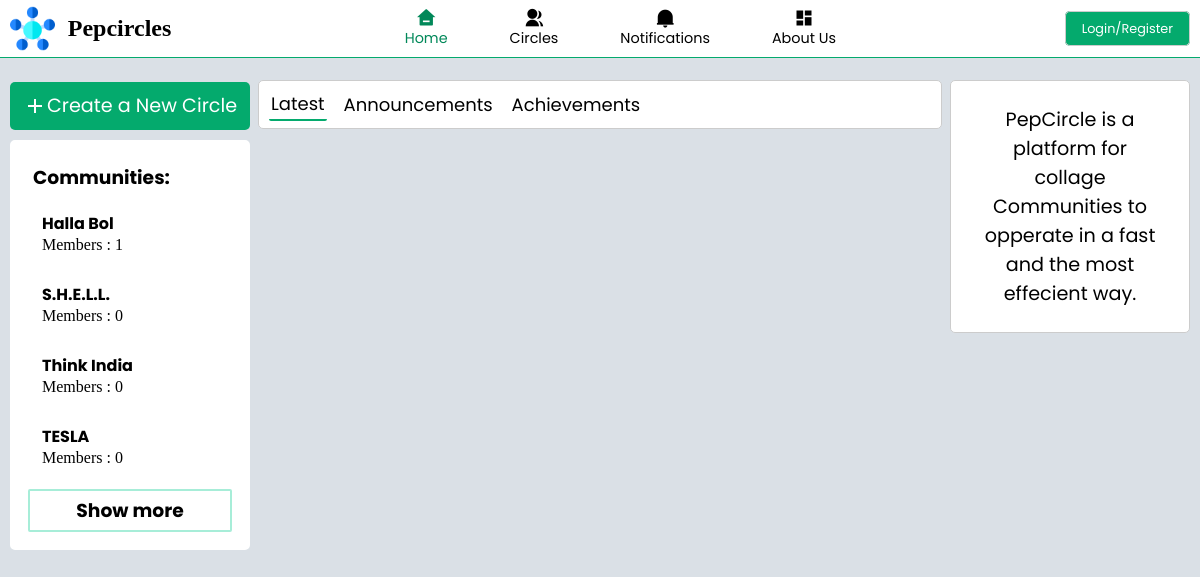
Before: / with the older database file.
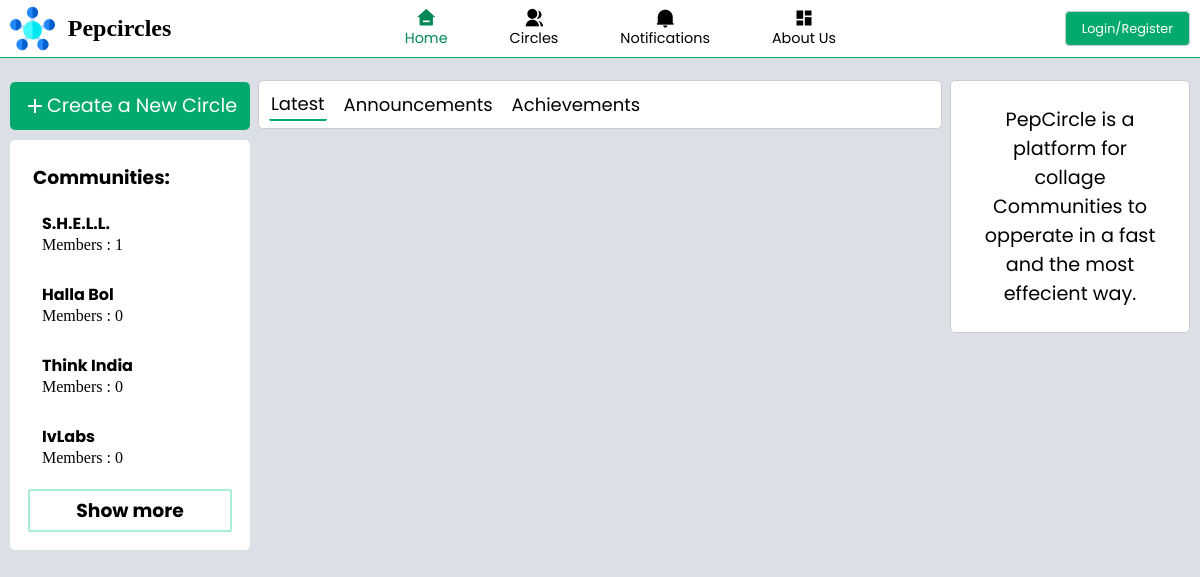
After: the same page with the newer database file.
### tables this page shows
CREATE TABLE `staticcircleinfo` (
  `circleId` int(11) NOT NULL,
  `circleName` char(250) NOT NULL,
  `circleLogo` varchar(3000) NOT NULL,
  `circleDiscription` varchar(5000) NOT NULL,
  `circleBanner` varchar(3000) NOT NULL DEFAULT 'low_poly_banner_design_1711.jpg',
  `circleStatus` int(11) NOT NULL,
  `collegeId` int(11) NOT NULL,
  `followerCount` int(11) NOT NULL
);

### index.php (the view, shortened to what this page needs)
<?php
include "pages/back/database_connection.php";
?>
<!DOCTYPE html>
<html lang="en">
<head>
    <link rel="stylesheet" href="/collageCommunity/css/index.css">
</head>
<body>
    <?php
    include "pages/navbar.php";
    ?>
    <div class="main">
        <div class="comm_bar">
            <div class="create">
                <a href="pages/create_comm.php" id="comm">
                    <div><i class="ri-add-line"></i>
                        <p>Create a New Circle</p>
                    </div>
                </a>
            </div>
            <?php
            if (isset($_SESSION['login_status']) && $_SESSION['login_status'] == 'logged_in') {
            ?>
            <div class="sub_comm_bar">
                <h3 class="head">Communities:</h3>
                <ul>
                    <?php
                    if (mysqli_num_rows($res) > 0) {
                        while ($row = mysqli_fetch_assoc($res)) {
                    ?>
                            <li>
                                <a href="pages/community_page.php?commid=<?php echo $row['circleId'] ?>">
                                    <h3><?php echo $row['circleName']; ?></h3>
                                    <p>Members : <?php echo $row['followerCount']; ?></p>
                                </a>
                            </li>
                    <?php
                        }
                    }
                    ?>
                </ul>
                <div class="show_more">
                    <h3 class="head"><a href="pages/circles.php">Show more</a></h3>
                </div>
            </div>
            <?php }else{
            ?>
            <div class="sub_comm_bar">
                <h3 class="head">Communities:</h3>
                <ul>
                    <?php
                    $new_sql = "SELECT * FROM staticcircleinfo ORDER BY followerCount DESC LIMIT 4";
                    $new_res = mysqli_query($conn, $new_sql);
                    if (mysqli_num_rows($new_res) > 0) {
                        while ($row = mysqli_fetch_assoc($new_res)) {
                    ?>
                            <li>
                                <a href="pages/community_page.php?commid=<?php echo $row['circleId'] ?>">
                                    <h3><?php echo $row['circleName']; ?></h3>
                                    <p>Members : <?php echo $row['followerCount']; ?></p>
                                </a>
                            </li>
                    <?php
                        }
                    }
                    ?>
                </ul>
                <div class="show_more">
                    <h3 class="head"><a href="pages/circles.php">Show more</a></h3>
                </div>
            </div>
            <?php
            } ?>
        </div>
        <div class="feed">
            <div class="tags">
                <a class="ind-tag current" id="latest-posts">Latest</a>
                <a class="ind-tag" id="announcements">Announcements</a>
                <a class="ind-tag" id="achievements">Achievements</a>
            </div>
        </div>
        <div class="right_side">
                <?php
                    if (isset($_SESSION['login_status'])) {
                        if (mysqli_num_rows($res3) > 0) {
                            $row3 = mysqli_fetch_assoc($res3);
                ?>
            <a href="pages/profile_page.php">
                <div class="profile" id="profile">
                    <div class="img">
                        <img src="<?php echo "images/profile_img/".$row3['profile_img']; ?>">
                    </div>
                    <div class="info">
                        <p><?php echo $row3['user_name']; ?></p>
                        <p><?php $row3['about']; ?></p>
                    </div>
                    <!-- <div class="pro_cir">
                        <p>Your circles : 5</p>
                        <p>Members : 500</p>
                    </div> -->
                </div>
            </a>
            <!-- <div class="sub_comm_bar" id="recent">
                <h3 class="head">Recent Posts:</h3>
                <ul>
                    <li>
                        <a href="#">
                            <h3>This_Community</h3>
                            <p>Community Discription</p>
                        </a>
                    </li>
                    <li>
                        <a href="#">
                            <h3>This_Community</h3>
                            <p>Community Discription</p>
                        </a>
                    </li>
                    <li>
                        <a href="#">
                            <h3>This_Community</h3>
                            <p>Community Discription</p>
                        </a>
                    </li>
                </ul>
            </div> -->
            <?php } } else{ ?>
                <div class="profile">
                    <div class = "info">
                        <p>PepCircle is a platform for collage Communities to opperate in a fast and the most effecient way.</p>
                    </div>
                </div>
            <?php } ?>
        </div>
    </div>
</body>
</html>

### pages/navbar.php (shortened to what this page needs)
<head>
    <link rel="stylesheet" href="/collageCommunity/css/navbar1.css">
    <link href="https://cdn.jsdelivr.net/npm/remixicon@2.5.0/fonts/remixicon.css" rel="stylesheet">
    <link rel="stylesheet" href="https://unpkg.com/boxicons@latest/css/boxicons.min.css">
</head>
<div class="header">
        <div class="logo">
            <img src= "/collageCommunity/images/logo.png" alt="" height="45px" width="45px">
            <h1>Pepcircles</h1>
        </div>
        <div class="navbar">
            <nav>
                <ul>
                    <li><a id="home" href="/collageCommunity/index.php"><i class="ri-home-3-fill"></i><span>Home</span></a></li>
                    <li><a id="circles" href="/collageCommunity/pages/circles.php"><i class="ri-group-fill"></i><span>Circles</span></a></li>
                    <li><a id="notification" href="/collageCommunity/pages/notifications.php"><i class="ri-notification-2-fill"></i><span>Notifications</span></a></li>
                    <li><a id="aboutus" href="/collageCommunity/pages/about.php"><i class="ri-dashboard-fill"></i></i><span>About Us</span></a></li>
                </ul>
            </nav>
        </div>
        <div class="login">
            <?php
            if (isset($_SESSION['login_status'])) {
            ?>
                <a href="/collageCommunity/pages/back/logout.php">Logout</a>
            <?php
            } else {
            ?>
                <a href="/collageCommunity/pages/login-form.php">Login/Register</a>
            <?php
            }
            ?>
        </div>
    </div>

### css/index.css (style rules this page uses)
.main { display: flex; height: 100%; }
.comm_bar { margin: 1.36rem 10px 0 10px; width: 20%; height: 100%; position: fixed; z-index: 1; top: 60px; left: 0; overflow-x: hidden; }
.sub_comm_bar { margin: 10px 0 10px 0; background-color: white; border: 2px #ffffff solid; border-radius: 5px; padding: 1rem; flex: 1; }
.show_more { margin-top: 0.5rem; border-radius: 2px; border:2px solid #a7edd8; }
.show_more h3 { display: flex; justify-content: center; align-items: center; }
.sub_comm_bar .head { font-family: 'Poppins'; padding: 5px 5px 5px 5px; }
.sub_comm_bar ul li { padding: 12px 12px 12px 12px; border: 2px solid #ffffff; }
.sub_comm_bar ul li h3 { font-size: 1rem; font-family: 'Poppins'; }
.create { background-color: #04AA6D; color: white; padding: 0.6rem; border-radius: 5px; }
#comm div { display: flex; justify-content: center; align-items: center; }
#comm i { font-size: 1.5rem; color: white; }
#comm p { font-size: 1.2rem; font-family: 'Poppins'; color: white; }
.tags { display: flex; align-items: center; border: 1px #ccc solid; padding: 5px 5px 5px 10px; background-color: white; border-radius: 5px; }
.tags a { cursor: pointer; }
.tags a { margin: 2px 15px 2px 0px; font-family: 'Poppins'; font-size: 18px; padding: 2px 2px 2px 2px; border-radius: 2px; }
.current { padding-bottom: 0px; border-bottom: 2px solid #04AA6D; }
.right_side { margin: 10px 10px 0 10px; width: 20%; height: 100%; position: fixed; z-index: 1; top: 60px; right: 0; overflow-x: hidden; }
.profile { margin: 10px 0 10px 0; width: 100%; height: min-content; border: 1px #ccc solid; background-color: white; border-radius: 5px; display: flex; flex-direction: column; justify-content: center; align-items: center; padding: 1rem; }
.info { text-align: center; }
.info :nth-child(1) { font-size: 1.2rem; font-family: 'Poppins'; padding: 0.5rem; }

### css/navbar1.css (style rules this page uses)
* { list-style: none; margin: 0px; padding: 0px; text-decoration: none; box-sizing: border-box; }
body { background-color: #DAE0E6; }
a { color: black; }
.header { background-color: rgb(255, 255, 255); display: flex; justify-content: space-between; padding: 3px 10px 3px 0px; align-items: center; border-bottom: #04AA6D 1px solid; position: sticky; top: 0; width: 100%; z-index: 10; }
.logo { padding: 0px; margin-left: 10px; display: flex; align-items: center; }
.logo img { margin-right: 0.5rem; }
.logo h1 { font-size: 1.5rem; padding-inline: 0.3rem; }
.navbar nav ul { display: inline-flex; }
.navbar nav ul li { padding-inline: 1rem; }
.navbar nav ul li a { display: flex; flex-direction: column; justify-content: center; align-items: center; }
.navbar nav ul li i { font-size: 1.25rem; }
.navbar nav ul li span { font-size: 0.9rem; font-family: 'Poppins'; }
.navbar a { margin: 0 10px 0 10px; padding: 5px; font-size: 18px; color: black; font-family: 'Nunito Sans', sans-serif; }
.navbar .active { color: #018859; }
.login a { padding: 0.5rem 1rem; background-color: #04AA6D; font-size: 0.8rem; color: white; border: 1px #ccc solid; border-radius: 5px; font-family: 'Poppins'; }

Changed rows visible on the page:
no longer on this page (row edited): staticcircleinfo: circleName "TESLA", followerCount "0"
changed staticcircleinfo (number 1 of 4 on the later page): followerCount "0" → "1"; moves up the list
changed staticcircleinfo "Halla Bol": followerCount "1" → "0"
now on this page (row unchanged): staticcircleinfo: circleName "IvLabs", followerCount "0"
